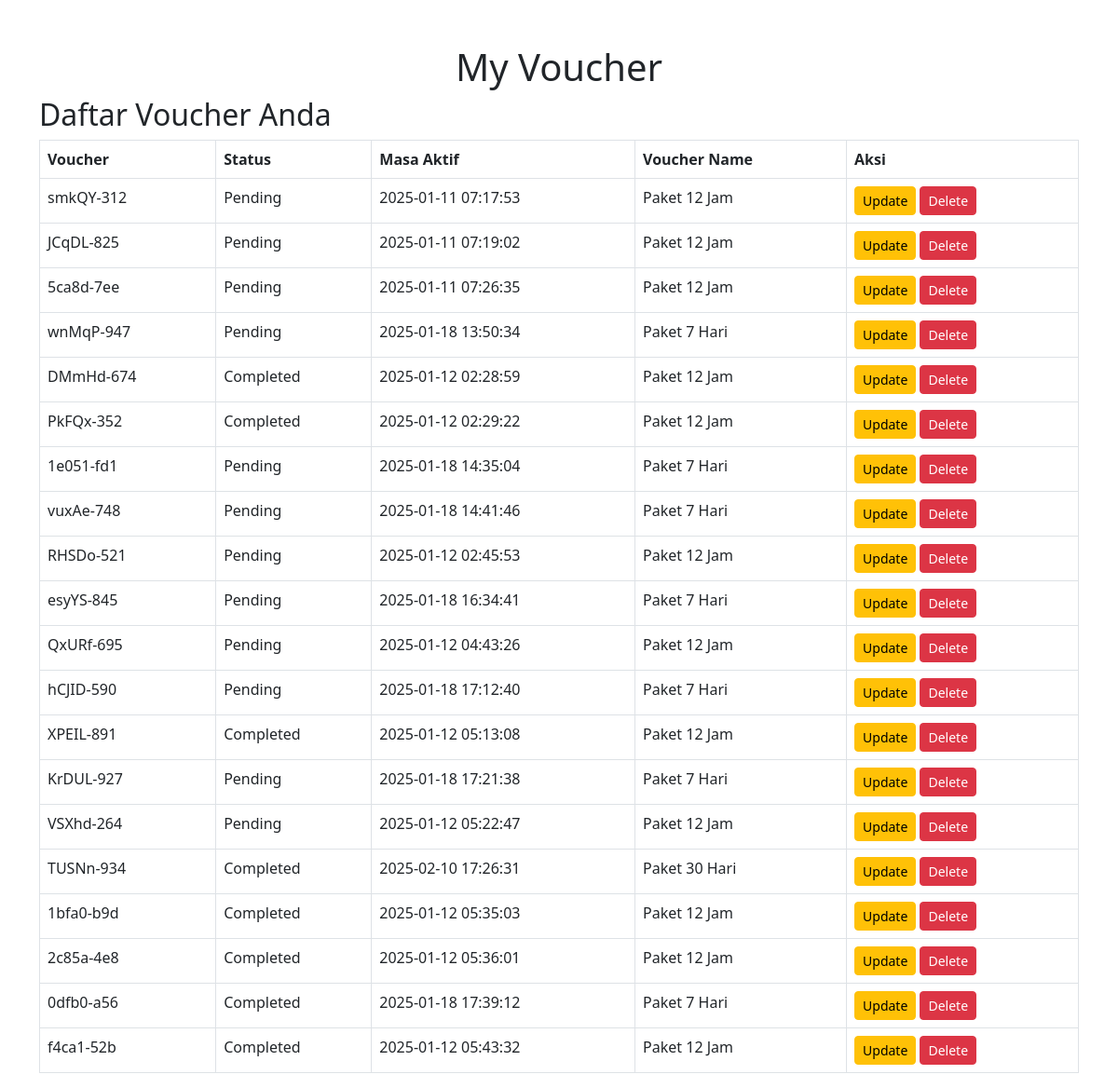
The page /my_voucher.php (signed in) on the database as committed earlier.
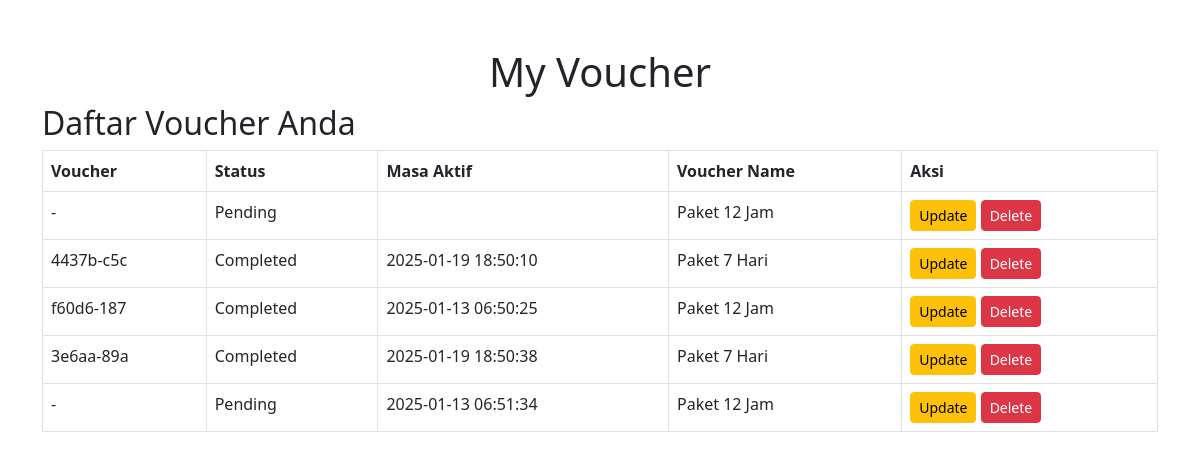
The same page on the database as committed later.
### tables this page shows
CREATE TABLE `pembelian` (
  `id` int(11) NOT NULL,
  `voucher_name` varchar(255) NOT NULL,
  `voucher_price` decimal(10,2) NOT NULL,
  `email` varchar(255) NOT NULL,
  `whatsapp_number` varchar(15) NOT NULL,
  `payment_method` varchar(50) NOT NULL,
  `username` varchar(5) NOT NULL,
  `password` char(3) NOT NULL,
  `created_at` timestamp NOT NULL DEFAULT current_timestamp(),
  `start_time` datetime DEFAULT NULL,
  `end_time` datetime DEFAULT NULL,
  `status` enum('Pending','Completed') DEFAULT 'Pending'
);

### my_voucher.php (the view, shortened to what this page needs)
<?php
$conn = new mysqli("localhost", "root", "", "akun");
$result = $conn->query("SELECT * FROM pembelian");
$vouchers = $result->fetch_all(MYSQLI_ASSOC);
?>
<!DOCTYPE html>
<html lang="en">
<head>
    <link href="https://cdn.jsdelivr.net/npm/bootstrap@5.3.0/dist/css/bootstrap.min.css" rel="stylesheet">
</head>
<body>
    <div class="container mt-5">
        <h1 class="text-center">My Voucher</h1>
        <h2>Daftar Voucher Anda</h2>
        <table class="table table-bordered" id="voucherTable">
            <thead>
                <tr>
                    <th>Voucher</th>
                    <th>Status</th>
                    <th>Masa Aktif</th>
                    <th>Voucher Name</th>
                    <th>Aksi</th>
                </tr>
            </thead>
            <tbody>
                <?php foreach ($vouchers as $voucher): ?>
                    <tr>
                        <td><?= $voucher['username'] . '-' . $voucher['password']; ?></td>
                        <td><?= $voucher['status']; ?></td>
                        <td><?= $voucher['end_time']; ?></td>
                        <td><?= $voucher['voucher_name']; ?></td>
                        <td>
                            <button class="btn btn-warning btn-sm" onclick="updateVoucher('<?= $voucher['username']; ?>')">Update</button>
                            <button class="btn btn-danger btn-sm" onclick="deleteVoucher('<?= $voucher['username']; ?>')">Delete</button>
                        </td>
                    </tr>
                <?php endforeach; ?>
            </tbody>
        </table>
    </div>
</body>
</html>

Rows that differ between the two databases and show on the page:
removed pembelian: username "smkQY", password "312", status "Pending", end_time "2025-01-11 07:17:53", voucher_name "Paket 12 Jam"
removed pembelian: username "JCqDL", password "825", status "Pending", end_time "2025-01-11 07:19:02", voucher_name "Paket 12 Jam"
removed pembelian: username "5ca8d", password "7ee", status "Pending", end_time "2025-01-11 07:26:35", voucher_name "Paket 12 Jam"
removed pembelian: username "wnMqP", password "947", status "Pending", end_time "2025-01-18 13:50:34", voucher_name "Paket 7 Hari"
removed pembelian: username "DMmHd", password "674", status "Completed", end_time "2025-01-12 02:28:59", voucher_name "Paket 12 Jam"
removed pembelian: username "PkFQx", password "352", status "Completed", end_time "2025-01-12 02:29:22", voucher_name "Paket 12 Jam"
removed pembelian: username "1e051", password "fd1", status "Pending", end_time "2025-01-18 14:35:04", voucher_name "Paket 7 Hari"
removed pembelian: username "vuxAe", password "748", status "Pending", end_time "2025-01-18 14:41:46", voucher_name "Paket 7 Hari"
removed pembelian: username "RHSDo", password "521", status "Pending", end_time "2025-01-12 02:45:53", voucher_name "Paket 12 Jam"
removed pembelian: username "esyYS", password "845", status "Pending", end_time "2025-01-18 16:34:41", voucher_name "Paket 7 Hari"
removed pembelian: username "QxURf", password "695", status "Pending", end_time "2025-01-12 04:43:26", voucher_name "Paket 12 Jam"
removed pembelian: username "hCJID", password "590", status "Pending", end_time "2025-01-18 17:12:40", voucher_name "Paket 7 Hari"
removed pembelian: username "XPEIL", password "891", status "Completed", end_time "2025-01-12 05:13:08", voucher_name "Paket 12 Jam"
removed pembelian: username "KrDUL", password "927", status "Pending", end_time "2025-01-18 17:21:38", voucher_name "Paket 7 Hari"
removed pembelian: username "VSXhd", password "264", status "Pending", end_time "2025-01-12 05:22:47", voucher_name "Paket 12 Jam"
removed pembelian: username "TUSNn", password "934", status "Completed", end_time "2025-02-10 17:26:31", voucher_name "Paket 30 Hari"
removed pembelian: username "1bfa0", password "b9d", status "Completed", end_time "2025-01-12 05:35:03", voucher_name "Paket 12 Jam"
removed pembelian: username "2c85a", password "4e8", status "Completed", end_time "2025-01-12 05:36:01", voucher_name "Paket 12 Jam"
removed pembelian: username "0dfb0", password "a56", status "Completed", end_time "2025-01-18 17:39:12", voucher_name "Paket 7 Hari"
removed pembelian: username "f4ca1", password "52b", status "Completed", end_time "2025-01-12 05:43:32", voucher_name "Paket 12 Jam"
added pembelian: status "Pending", voucher_name "Paket 12 Jam"
added pembelian: username "4437b", password "c5c", status "Completed", end_time "2025-01-19 18:50:10", voucher_name "Paket 7 Hari"
added pembelian: username "f60d6", password "187", status "Completed", end_time "2025-01-13 06:50:25", voucher_name "Paket 12 Jam"
added pembelian: username "3e6aa", password "89a", status "Completed", end_time "2025-01-19 18:50:38", voucher_name "Paket 7 Hari"
added pembelian: status "Pending", end_time "2025-01-13 06:51:34", voucher_name "Paket 12 Jam"
